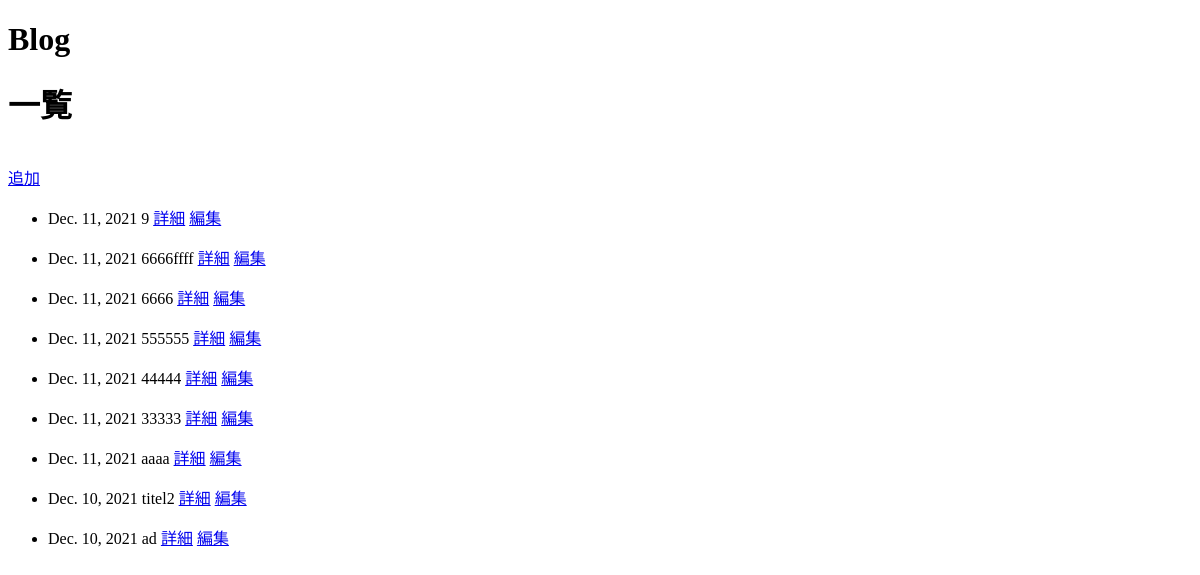
The page / on the database its author committed.
### blog/models.py (models this page shows, shortened)
class Blog(models.Model):
    title = models.CharField('タイトル', max_length=50)
    text = MarkdownxField('テキスト')
    created_at = models.DateField('作成日', auto_now_add=True)
    updated_at = models.DateField('更新日', auto_now=True)
    """ カスタムメソッド """
    class Meta:
        verbose_name = 'ブログ'
        verbose_name_plural = 'ブログ'

### blog/views.py (the view)
# urls.py: path('', views.index, name='index'),
def index(request):
    blogs = Blog.objects.order_by('-id')
    context = {
        'blogs': blogs
    }
    return render(request, 'blog/index.html', context)

### templates/blog/index.html
{% extends 'blog/base.html' %}
{% block content %}
    <h1>一覧</h1>
    <br>
    <a href="{% url 'blog:add_form' %}">追加</a>
    <br>
    {% for blog in blogs %}
        <ul>
            <li>
                {{ blog.created_at }}
                {{ blog.title }}
                <a href="{% url 'blog:detail' blog_id=blog.id %}">詳細</a>
                <a href="{% url 'blog:update' pk=blog.id %}">編集</a>
            </li>
        </ul>
    {% endfor %}
{% endblock %}

### templates/blog/base.html (shortened to what this page needs)
<!doctype html>
<html>
<head>
	<link rel="stylesheet"href="https://cdn.jsdelivr.net/gh/highlightjs/cdn-release@9.16.2/build/styles/default.min.css">
</head>
<body>
    <h1>Blog</h1>
    {% block content %}
    {% endblock %}
</body>
</html>

### rows shown on the page
Blog: created_at "Dec. 11, 2021", title "9"
Blog: created_at "Dec. 11, 2021", title "6666ffff"
Blog: created_at "Dec. 11, 2021", title "6666"
Blog: created_at "Dec. 11, 2021", title "555555"
Blog: created_at "Dec. 11, 2021", title "44444"
Blog: created_at "Dec. 11, 2021", title "33333"
Blog: created_at "Dec. 11, 2021", title "aaaa"
Blog: created_at "Dec. 10, 2021", title "titel2"
Blog: created_at "Dec. 10, 2021", title "ad"
